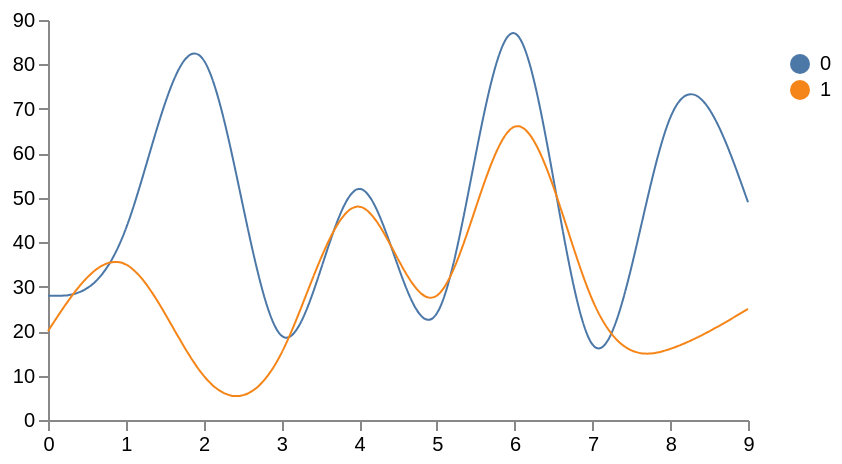

Here is the Vega-Lite specification saved for this chart:
### Vega specification from a JSON file in a GitHub repository (floating-point values rounded to 4 significant figures)
{"$schema": "https://vega.github.io/schema/vega/v3.json", "width": 350, "height": 200, "padding": 5, "data": [{"name": "table", "values": [{"x": 0, "y": 28, "variable": 0}, {"x": 0, "y": 20, "variable": 1}, {"x": 1, "y": 43, "variable": 0}, {"x": 1, "y": 35, "variable": 1}, {"x": 2, "y": 81, "variable": 0}, {"x": 2, "y": 10, "variable": 1}, {"x": 3, "y": 19, "variable": 0}, {"x": 3, "y": 15, "variable": 1}, {"x": 4, "y": 52, "variable": 0}, {"x": 4, "y": 48, "variable": 1}, {"x": 5, "y": 24, "variable": 0}, {"x": 5, "y": 28, "variable": 1}, {"x": 6, "y": 87, "variable": 0}, {"x": 6, "y": 66, "variable": 1}, {"x": 7, "y": 17, "variable": 0}, {"x": 7, "y": 27, "variable": 1}, {"x": 8, "y": 68, "variable": 0}, {"x": 8, "y": 16, "variable": 1}, {"x": 9, "y": 49, "variable": 0}, {"x": 9, "y": 25, "variable": 1}]}], "scales": [{"name": "x", "type": "point", "range": "width", "domain": {"data": "table", "field": "x"}}, {"name": "y", "type": "linear", "range": "height", "nice": true, "zero": true, "domain": {"data": "table", "field": "y"}}, {"name": "variable", "type": "ordinal", "range": "category", "domain": {"data": "table", "field": "variable"}}], "legends": [{"fill": "variable", "title": "", "orient": "right", "encode": {"symbols": {"enter": {}}, "labels": {"update": {"text": {"field": "value"}}}}}], "axes": [{"orient": "bottom", "scale": "x", "labelBound": true}, {"orient": "left", "scale": "y"}], "marks": [{"type": "group", "from": {"facet": {"name": "series", "data": "table", "groupby": "variable"}}, "marks": [{"type": "line", "from": {"data": "series"}, "encode": {"enter": {"x": {"scale": "x", "field": "x"}, "y": {"scale": "y", "field": "y"}, "stroke": {"scale": "variable", "field": "variable"}, "strokeWidth": 2, "strokeDash": [{"test": "datum.dash", "value": [4, 4]}, {"value": [1, 0]}]}, "update": {"interpolate": {"value": "natural"}, "fillOpacity": {"value": 1}}, "hover": {"fillOpacity": {"value": 0.5}}}}]}]}
